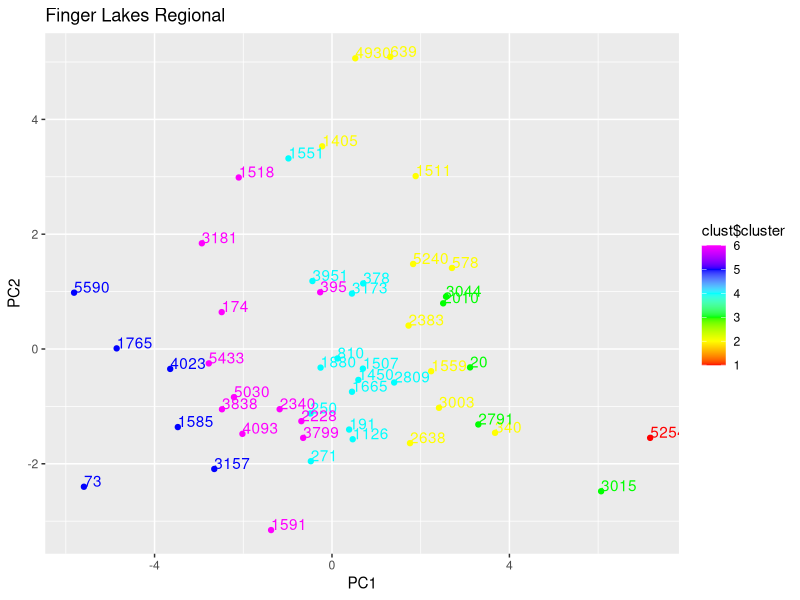

The R script that drew this image:
library(readr)
library(ggplot2)

data <- read_csv("2016NyroCompOpr.csv")

dataAsMatrix <- as.matrix(data)[,2:ncol(data)]
teamNumbers <- as.matrix(data)[,1]
pca <- prcomp(dataAsMatrix, retx=TRUE, center=TRUE, scale.=TRUE)

k = 6
clust = kmeans(dataAsMatrix, k, nstart=10)

plot <- ggplot(data=as.data.frame(pca$x), aes(x=PC1, y=PC2, color=clust$cluster)) 
plot <- plot + geom_point()
plot <- plot + scale_color_gradientn(colors=rainbow(k))# + coord_fixed()
plot <- plot + geom_text(aes(label=teamNumbers),hjust=0, vjust=0)
plot <- plot + ggtitle("Finger Lakes Regional")
plot
